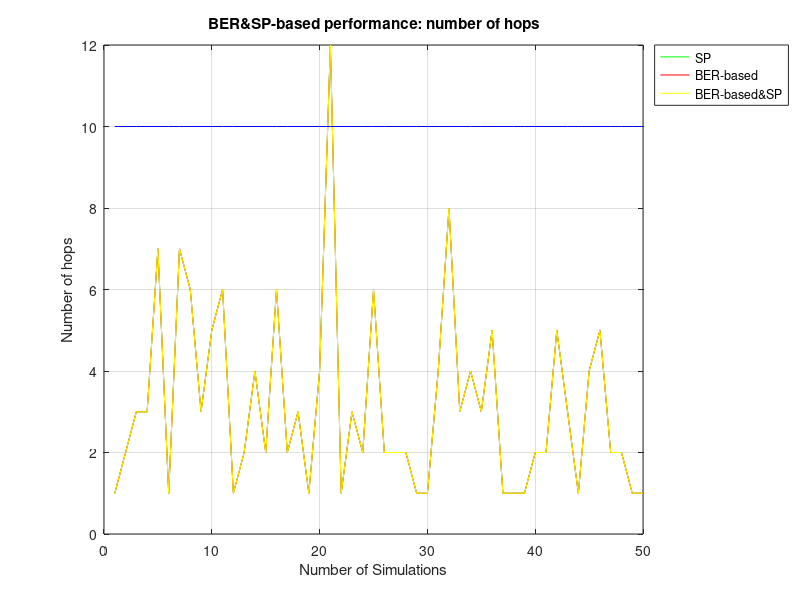
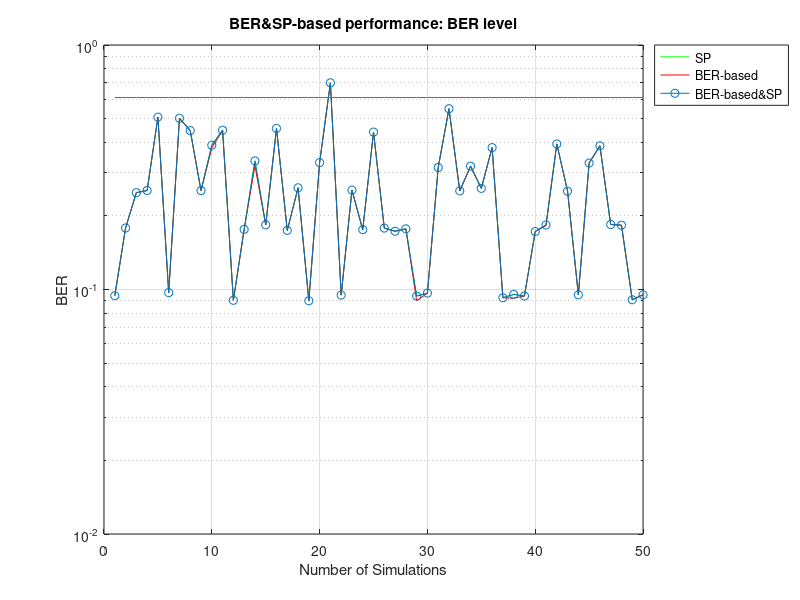
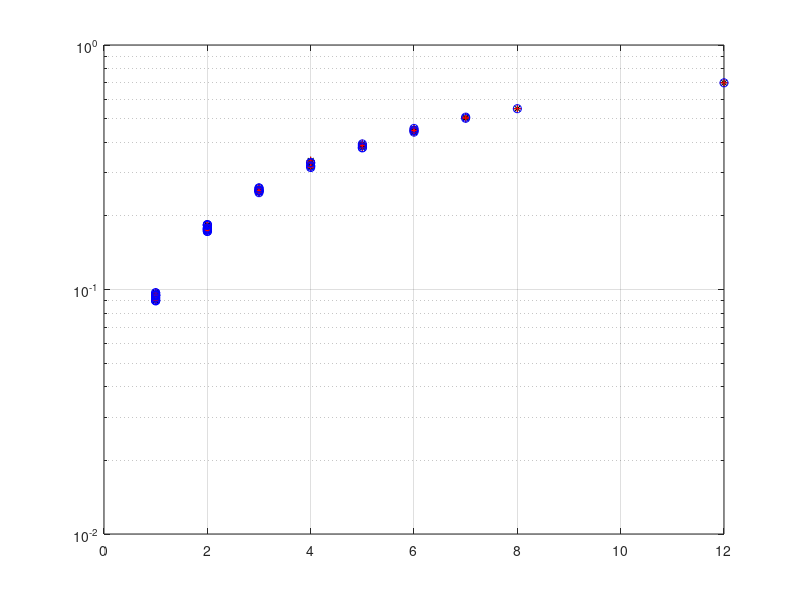

Recreate these plots in MATLAB, in order.
clear all; 
close all; 
F=6; %noise figure in dB
K=1.38*1e-23;  %Boltzman constant
T=300; %room temperature in K
Pt=1e-3;  %mW
B=20*1e6;
N=300;

Rb=128*1024; % [b/s], data rate = 128kbps
L=1e4; %b/pck
lamda=1; %pck/s
rho=1e-3;    %the node spatial density, [nodes/kv.m]
rlink=1/sqrt(rho);

n_max=ceil(2*sqrt(N/pi));  %maxim number of hops in a route
n=floor(((2+N)*sqrt(N)+3*N)/(2*(N-1)));%aver.number of hops in a route

Pr=Pt/rlink^2;
Ptherm=10^(F/10)*K*T*B;
nTier1 = randi(7,1,1);%1.Tierre transmit. neighbors
nTier2 = randi(5,1,1);%2st Tierre transmitting neighbors
Pini=nTier1*Pt/(2*rlink)^2+nTier2*Pt/((3*rlink)^2)
SNRlink_ini=Pr/(Ptherm+Pini);
BERlink_ini=0.5*erfc(sqrt(SNRlink_ini));
BERroute=1-(1-BERlink_ini).^n;
BERroutem=1-(1-BERlink_ini)^n_max;
     
route_SP=zeros(50,2);
route_BER=zeros(50,2);
route=zeros(50,2);
k=1;

while(k<51)
    
 %Random values of routes
  %BER_rand_link=randi([90 103],1,5)*1e-3;
  BER_rand_link=(BERlink_ini+(BERlink_ini/12)*rand(1,7));
   %n_rand=randi([n-5 n+5],1,7);
  for o=1:7
   a=[n_max:-1:1]
    n_rand(1,o)=a(1,randi([1 n_max], 1,1));
  end
    for m=1:length(n_rand)
        BERrand_route(1,m)=1-(1-BER_rand_link(1,m)).^n_rand(1,m);
    end
  %List of routes to destination X, where first row BER and 2nd is nh
    for i =1:length(BERrand_route)
        Tn(i,:)=cat(2,BERrand_route(1,i),n_rand(1,i));
    end

%Short Path (SP) route selection algorith
    Tn1=sortrows(Tn,2); %Tn sorted by number of hops(ascending)
    route_SP(k,1)=Tn1(1,1);
    route_SP(k,2)=Tn1(1,2);

 %BER-based route selection algorith
    Tn2=sortrows(Tn,1); %Tn sorted by  by BER number(ascending)
    route_BER(k,1)=Tn2(1,1);
    route_BER(k,2)=Tn2(1,2);

%SP&&BER-based route selection algorith
%First from Tn sorted by length of route, starting from shortest route
% for each pair (BER, nh) compare routes BER < avg.BER. If all BER 
%are > avg.BER then selected route with smallest available BER.
    for i=1:length(Tn) 
        if Tn1(i,1)<BERroute&(route(k,2)==0)  
            route(k,1)=Tn1(i,1);
            route(k,2)=Tn1(i,2);
        else
            if i==5&(route(k,2)==0)   
                route(k,1)=Tn2(1,1);
                route(k,2)=Tn2(1,2);
            end
           
        end
    end
    k=k+1;
end

x=1:50;

figure(1) 
	plot(x, route_SP(:,2), 'g'), grid on, hold on
    plot(x, route_BER(:,2), 'r'), hold on
	plot(x, route(:,2), 'y'), hold on;
    plot(x, ones(size(x))*n, 'b') 
	vleg = legend('SP','BER-based','BER-based&SP','Location',...
		'NorthEastOutside');
	xlabel('Number of Simulations')
	ylabel('Number of hops')
	title('BER&SP-based performance: number of hops')
	%axis([0 51 8 22]);

figure(2)
	semilogy(x, route_SP(:,1), 'g'), grid on, hold on
	semilogy(x, route_BER(:,1), 'r'), hold on
	semilogy(x, route(:,1), 'o-'), hold on;
    semilogy(x, ones(size(x))*BERroute, 'm') 
	vleg = legend('SP','BER-based','BER-based&SP','Location',...
		'NorthEastOutside');
	xlabel('Number of Simulations')
	ylabel('BER')
	title('BER&SP-based performance: BER level')
    
 figure(3)
	semilogy(route(:,2),route(:,1), 'k*'),grid on, hold on
    semilogy(route_SP(:,2),route_SP(:,1), 'r+'),grid on, hold on
	semilogy(route_BER(:,2),route_BER(:,1), 'bo'),grid on, hold on
    %plot(x, ones(size(x))*n, 'b') 